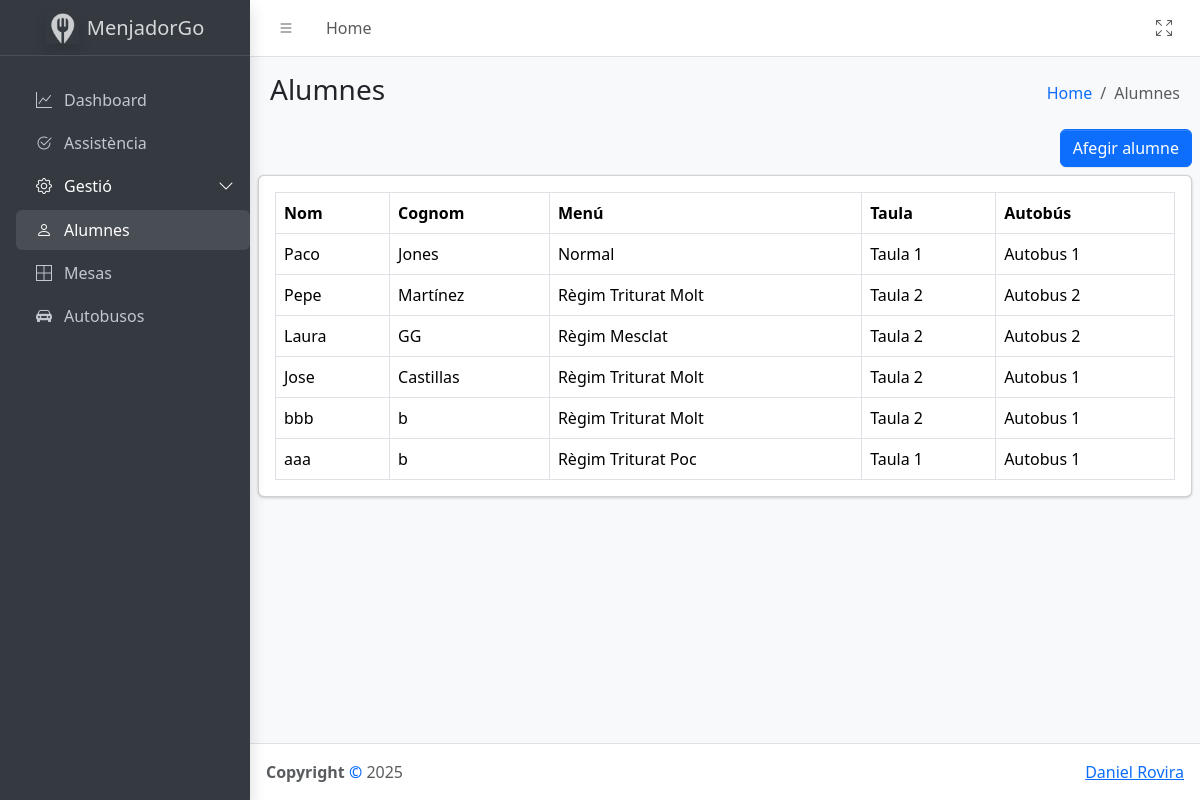
Page /view/alumnos.php on the earlier database version.
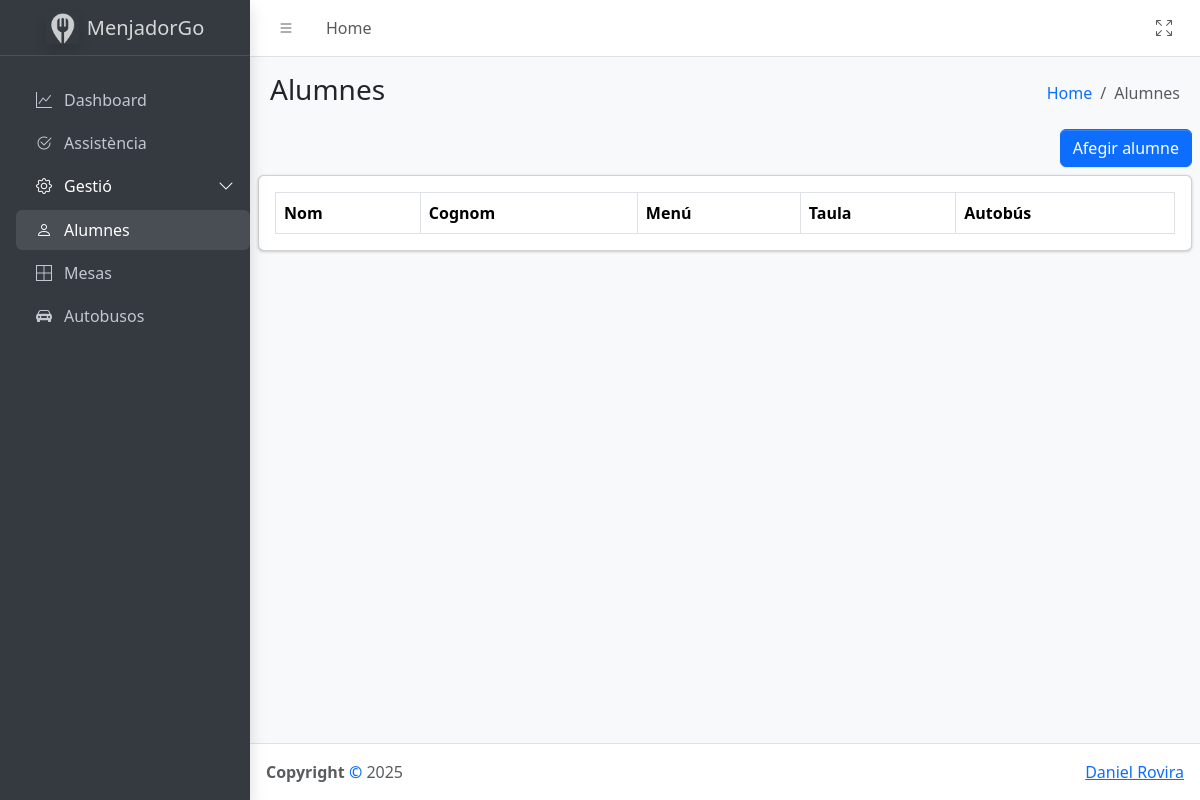
Same page on the later database version.
### tables this page shows
CREATE TABLE `Comensales` (
  `ID` int NOT NULL AUTO_INCREMENT,
  `Nombre` varchar(100) NOT NULL,
  `Apellidos` varchar(100) NOT NULL,
  `Intolerancias` varchar(300) DEFAULT NULL,
  `Menu_ID` int DEFAULT NULL,
  `Mesa_ID` int DEFAULT NULL,
  `Autobus_ID` int DEFAULT NULL,
  PRIMARY KEY (`ID`),
  UNIQUE KEY `Comensales_UNIQUE` (`Nombre`,`Apellidos`),
  KEY `Comensales_Menu_FK` (`Menu_ID`),
  KEY `Comensales_Mesa_FK` (`Mesa_ID`),
  KEY `Comensales_Autobus_FK` (`Autobus_ID`),
  CONSTRAINT `Comensales_Autobus_FK` FOREIGN KEY (`Autobus_ID`) REFERENCES `Autobus` (`ID`) ON DELETE SET NULL ON UPDATE CASCADE,
  CONSTRAINT `Comensales_Menu_FK` FOREIGN KEY (`Menu_ID`) REFERENCES `Menu` (`ID`) ON DELETE SET NULL ON UPDATE CASCADE,
  CONSTRAINT `Comensales_Mesa_FK` FOREIGN KEY (`Mesa_ID`) REFERENCES `Mesa` (`ID`) ON DELETE SET NULL ON UPDATE CASCADE
);

CREATE TABLE `Menu` (
  `ID` int NOT NULL AUTO_INCREMENT,
  `Nombre` varchar(100) NOT NULL,
  `Descripcion` varchar(1000) DEFAULT NULL,
  `Regimen` tinyint(1) NOT NULL DEFAULT '0',
  PRIMARY KEY (`ID`),
  UNIQUE KEY `Menu_UNIQUE` (`Nombre`)
);

CREATE TABLE `Mesa` (
  `ID` int NOT NULL AUTO_INCREMENT,
  `Nombre` varchar(100) NOT NULL,
  `Descripcion` varchar(1000) DEFAULT NULL,
  PRIMARY KEY (`ID`),
  UNIQUE KEY `Mesa_UNIQUE` (`Nombre`)
);

CREATE TABLE `Autobus` (
  `ID` int NOT NULL AUTO_INCREMENT,
  `Nombre` varchar(100) NOT NULL,
  `Descripcion` varchar(1000) DEFAULT NULL,
  PRIMARY KEY (`ID`),
  UNIQUE KEY `Autobus_UNIQUE` (`Nombre`)
);

### src/models/Comensal.php (called while the page is built, shortened)
<?php
class Comensal
{
    private $id;
    private $nombre;
    private $apellidos;
    private $menu_name;
    private $mesa_name;
    private $autobus_name;
    public function __construct($id, $nombre, $apellidos, $intolerancias = null, $menu_id = null, $mesa_id = null, $autobus_id = null)
    {
        $this->id = $id;
        $this->nombre = $nombre;
        $this->apellidos = $apellidos;
        $this->menu_id = $menu_id;
        $this->menu_name = $this->menu_id ? getMenuNameById($this->menu_id) : null;
        $this->mesa_id = $mesa_id;
        $this->mesa_name = $this->mesa_id ? getMesaNameById($this->mesa_id) : null;
        $this->autobus_id = $autobus_id;
        $this->autobus_name = $this->autobus_id ? getAutobusNameById($this->autobus_id) : null;
    }
    public function getId()
    {
        return $this->id;
    }
    public function getNombre()
    {
        return $this->nombre;
    }
    public function getApellidos()
    {
        return $this->apellidos;
    }
    public function getMenuName()
    {
        return $this->menu_name;
    }
    public function getMesaName()
    {
        return $this->mesa_name;
    }
    public function getAutobusName()
    {
        return $this->autobus_name;
    }
}
function getComensales()
{
    $conn = getConnection();
    $stmt = $conn->query("SELECT * FROM Comensales");
    $rows = $stmt->fetchAll(PDO::FETCH_ASSOC);
    $comensales = [];
    foreach ($rows as $row) {
        $comensales[] = new Comensal(
            $row['ID'],
            $row['Nombre'],
            $row['Apellidos'],
            $row['Intolerancias'],
            $row['Menu_ID'],
            $row['Mesa_ID'],
            $row['Autobus_ID'],
        );
    }
    return $comensales;
}
function getMenuNameById($id)
{
    $conn = getConnection();
    $stmt = $conn->prepare("SELECT Nombre FROM Menu WHERE ID = :id");
    $stmt->bindParam(':id', $id);
    $stmt->execute();
    return $stmt->fetchColumn();
}
function getMesaNameById($id)
{
    $conn = getConnection();
    $stmt = $conn->prepare("SELECT Nombre FROM Mesa WHERE ID = :id");
    $stmt->bindParam(':id', $id);
    $stmt->execute();
    return $stmt->fetchColumn();
}
function getAutobusNameById($id)
{
    $conn = getConnection();
    $stmt = $conn->prepare("SELECT Nombre FROM Autobus WHERE ID = :id");
    $stmt->bindParam(':id', $id);
    $stmt->execute();
    return $stmt->fetchColumn();
}

### src/view/alumnos.php (the view, shortened to what the changed rows need)
<?php
require_once "../models/Comensal.php";
?>
<!doctype html>
<html lang="en">
<head>
    <link rel="stylesheet" href="../assets/css/dataTables.bootstrap5.min.css">
    <link rel="stylesheet" href="../assets/css/responsive.bootstrap5.min.css">
</head>
<body class="layout-fixed sidebar-expand-lg sidebar-open bg-body-tertiary">
    <div class="app-wrapper">
        <main class="app-main">
            <div class="app-content">
                <div class="card">
                    <div class="card-body">
                        <?php
                        $comensales = getComensales();
                        ?>
                        <table class="table table-bordered table-hover mi-tabla" id="mi-tabla">
                            <thead>
                                <tr>
                                    <th>Nom</th>
                                    <th>Cognom</th>
                                    <th>Menú</th>
                                    <th>Taula</th>
                                    <th>Autobús</th>
                                </tr>
                            </thead>
                            <tbody>
                                <?php foreach ($comensales as $comensal) {
                                ?>
                                    <tr class="align-middle"
                                        data-UserId="<?= $comensal->getId() ?>">
                                        <td><?= $comensal->getNombre() ?></td>
                                        <td><?= $comensal->getApellidos()  ?></td>
                                        <td><?= $comensal->getMenuName()  ?></td>
                                        <td><?= $comensal->getMesaName()  ?></td>
                                        <td><?= $comensal->getAutobusName()  ?></td>
                                    </tr>
                                <?php } ?>
                            </tbody>
                        </table>
                    </div>
                </div>
            </div>
        </main>
    </div>
</body>
</html>

Differences in the rows shown:
removed comensales: Nombre "Paco", Apellidos "Jones", Menu_ID.Nombre "Normal", Mesa_ID.Nombre "Taula 1", Autobus_ID.Nombre "Autobus 1"
removed comensales: Nombre "Pepe", Apellidos "Martínez", Menu_ID.Nombre "Règim Triturat Molt", Mesa_ID.Nombre "Taula 2", Autobus_ID.Nombre "Autobus 2"
removed comensales: Nombre "Laura", Apellidos "GG", Menu_ID.Nombre "Règim Mesclat", Mesa_ID.Nombre "Taula 2", Autobus_ID.Nombre "Autobus 2"
removed comensales: Nombre "Jose", Apellidos "Castillas", Menu_ID.Nombre "Règim Triturat Molt", Mesa_ID.Nombre "Taula 2", Autobus_ID.Nombre "Autobus 1"
removed comensales: Nombre "bbb", Apellidos "b", Menu_ID.Nombre "Règim Triturat Molt", Mesa_ID.Nombre "Taula 2", Autobus_ID.Nombre "Autobus 1"
removed comensales: Nombre "aaa", Apellidos "b", Menu_ID.Nombre "Règim Triturat Poc", Mesa_ID.Nombre "Taula 1", Autobus_ID.Nombre "Autobus 1"
